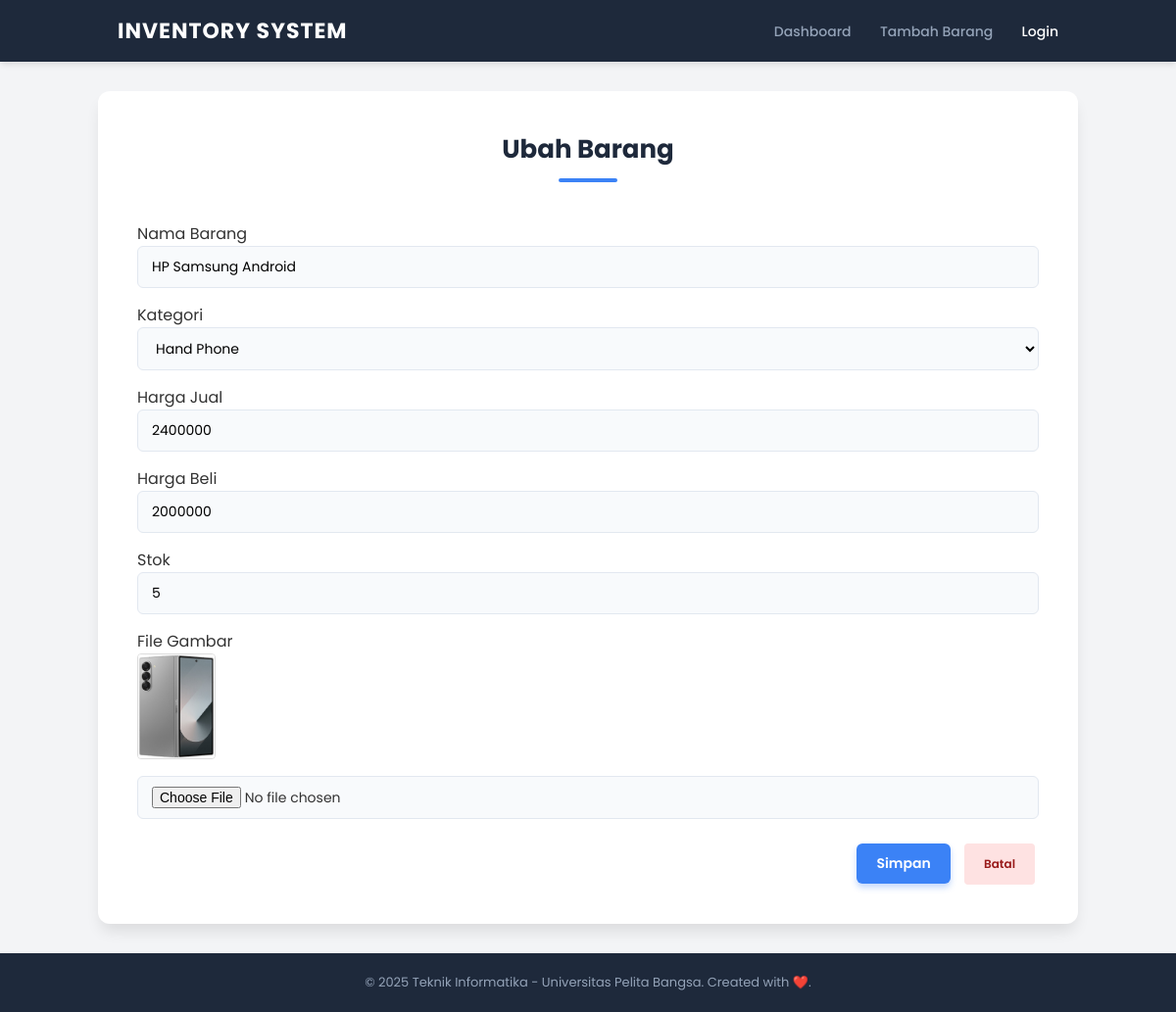
Page /ubah.php?id=1 on the committed database.
### tables this page shows
CREATE TABLE `data_barang` (
  `id_barang` int(10) NOT NULL,
  `kategori` varchar(30) DEFAULT NULL,
  `nama` varchar(30) DEFAULT NULL,
  `gambar` varchar(100) DEFAULT NULL,
  `harga_beli` decimal(10,0) DEFAULT NULL,
  `harga_jual` decimal(10,0) DEFAULT NULL,
  `stok` int(4) DEFAULT NULL
);

### ubah.php (the view, shortened to what this page needs)
<?php
include_once 'koneksi.php';
$id = $_GET['id'];
$sql = "SELECT * FROM data_barang WHERE id_barang = '$id'";
$result = mysqli_query($conn, $sql);
$data = mysqli_fetch_array($result);
function is_select($var, $val) {
    return $var == $val ? 'selected="selected"' : '';
}
include("header.php");
?>
<h1>Ubah Barang</h1>
<div class="main">
    <form method="post" action="ubah.php" enctype="multipart/form-data">
        <div class="input">
            <label>Nama Barang</label>
            <input type="text" name="nama" value="<?= $data['nama']; ?>" required>
        </div>
        <div class="input">
            <label>Kategori</label>
            <select name="kategori">
                <option <?= is_select('Hand Phone', $data['kategori']); ?> value="Hand Phone">Hand Phone</option>
            </select>
        </div>
        <div class="input">
            <label>Harga Jual</label>
            <input type="text" name="harga_jual" value="<?= $data['harga_jual']; ?>" required>
        </div>
        <div class="input">
            <label>Harga Beli</label>
            <input type="text" name="harga_beli" value="<?= $data['harga_beli']; ?>" required>
        </div>
        <div class="input">
            <label>Stok</label>
            <input type="text" name="stok" value="<?= $data['stok']; ?>" required>
        </div>
        <div class="input">
            <label>File Gambar</label>
            <?php if(!empty($data['gambar'])): ?>
                <div style="margin-bottom: 10px;">
                    <img src="<?= $data['gambar']; ?>" alt="Gambar Saat Ini" width="80" style="border:1px solid #ddd; border-radius:4px;">
                </div>
            <?php endif; ?>
            <input type="file" name="file_gambar">
        </div>
        <div class="submit">
            <input type="submit" name="submit" value="Simpan">
            <a href="index.php" class="btn-delete" style="margin-left: 10px; padding: 12px 20px;">Batal</a>
        </div>
    </form>
</div>
<?php
include("footer.php");
?>

### style.css (style rules this page uses)
* { margin: 0; padding: 0; box-sizing: border-box; font-family: 'Poppins', sans-serif; }
body { background-color: #f3f4f6; color: #333; display: flex; flex-direction: column; min-height: 100vh; }
h1 { font-size: 26px; color: #1e293b; margin-bottom: 30px; font-weight: 700; text-align: center; position: relative; }
h1::after { content: ''; display: block; width: 60px; height: 4px; background: #3b82f6; margin: 10px auto 0; border-radius: 2px; }
.btn-add, input[type="submit"] { background-color: #3b82f6; color: white; padding: 10px 20px; border: none; border-radius: 6px; text-decoration: none; font-weight: 600; font-size: 14px; transition: 0.2s; cursor: pointer; box-shadow: 0 4px 6px rgba(59, 130, 246, 0.3); }
.search-form input[type="text"], .input input, .input select, .input input[type="file"] { padding: 10px 14px; border: 1px solid #e2e8f0; border-radius: 6px; font-size: 14px; outline: none; transition: 0.3s; width: 100%; background: #f8fafc; }
.btn-edit, .btn-delete { padding: 6px 12px; border-radius: 4px; font-size: 12px; text-decoration: none; font-weight: 600; display: inline-block; margin-right: 4px; }
.btn-delete { background: #fee2e2; color: #991b1b; }
.main { padding-top: 10px; }
.input { margin-bottom: 15px; }
.submit { margin-top: 25px; text-align: right; }

### rows in the picture
data_barang: nama "HP Samsung Android", harga_jual "2400000", harga_beli "2000000", stok "5", gambar (picture)
